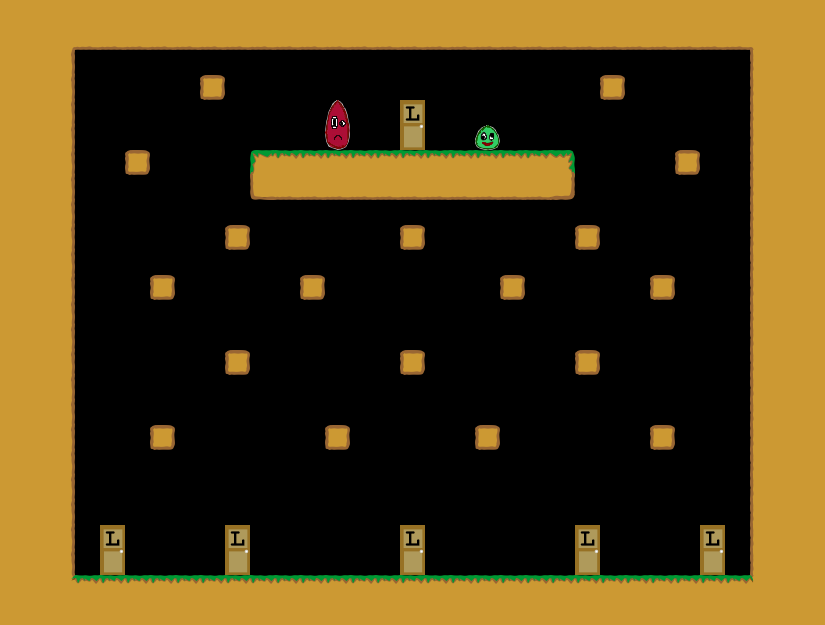

This game map was drawn from its Tiled (.tmx) file and the tilesets committed beside it. A one-line description and the trimmed map source follow:
An orthogonal 33x25 tile map with 25x25 px tiles, 1 tile layer (Kachelebene 1).

<map version="1.0" orientation="orthogonal" width="33" height="25" tilewidth="25" tileheight="25">
 <tileset firstgid="1" name="Tileset" tilewidth="25" tileheight="25">
  <image source="../../../img/Tileset.png" width="400" height="250" />
 </tileset>
 <layer name="Kachelebene 1" width="33" height="25">
  <data>[825 cells, 317 non-empty, 19 distinct tile ids]</data>
 </layer>
</map>
